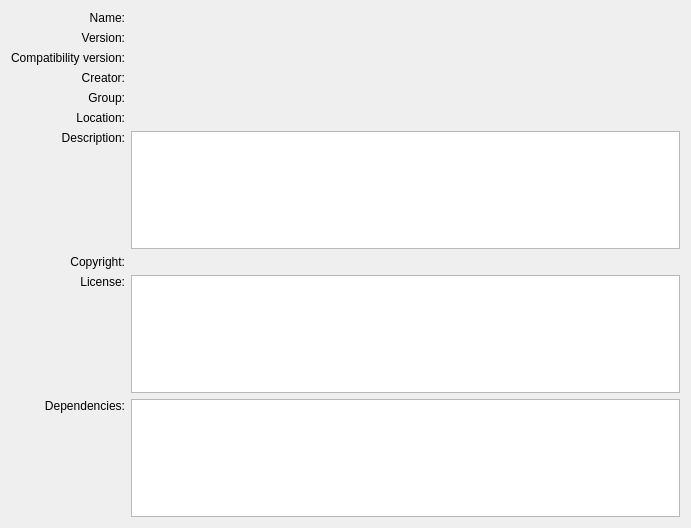
<?xml version="1.0" encoding="UTF-8"?>
<ui version="4.0">
 <class>ExtensionSystem::Internal::PluginDetailsView</class>
 <widget class="QWidget" name="ExtensionSystem::Internal::PluginDetailsView">
  <property name="geometry">
   <rect>
    <x>0</x>
    <y>0</y>
    <width>691</width>
    <height>528</height>
   </rect>
  </property>
  <property name="windowTitle">
   <string>Form</string>
  </property>
  <layout class="QGridLayout" name="gridLayout">
   <item row="6" column="0">
    <layout class="QVBoxLayout" name="verticalLayout_3">
     <item>
      <widget class="QLabel" name="label_15">
       <property name="text">
        <string>Description:</string>
       </property>
       <property name="alignment">
        <set>Qt::AlignRight|Qt::AlignTrailing|Qt::AlignVCenter</set>
       </property>
       <property name="textInteractionFlags">
        <set>Qt::LinksAccessibleByMouse|Qt::TextSelectableByMouse</set>
       </property>
      </widget>
     </item>
     <item>
      <spacer name="verticalSpacer_3">
       <property name="orientation">
        <enum>Qt::Vertical</enum>
       </property>
       <property name="sizeHint" stdset="0">
        <size>
         <width>20</width>
         <height>40</height>
        </size>
       </property>
      </spacer>
     </item>
    </layout>
   </item>
   <item row="8" column="0">
    <layout class="QVBoxLayout" name="verticalLayout_2">
     <item>
      <widget class="QLabel" name="label_17">
       <property name="text">
        <string>License:</string>
       </property>
       <property name="alignment">
        <set>Qt::AlignRight|Qt::AlignTrailing|Qt::AlignVCenter</set>
       </property>
       <property name="textInteractionFlags">
        <set>Qt::LinksAccessibleByMouse|Qt::TextSelectableByMouse</set>
       </property>
      </widget>
     </item>
     <item>
      <spacer name="verticalSpacer_2">
       <property name="orientation">
        <enum>Qt::Vertical</enum>
       </property>
       <property name="sizeHint" stdset="0">
        <size>
         <width>20</width>
         <height>40</height>
        </size>
       </property>
      </spacer>
     </item>
    </layout>
   </item>
   <item row="9" column="0">
    <layout class="QVBoxLayout" name="verticalLayout">
     <item>
      <widget class="QLabel" name="label_13">
       <property name="text">
        <string>Dependencies:</string>
       </property>
       <property name="alignment">
        <set>Qt::AlignRight|Qt::AlignTrailing|Qt::AlignVCenter</set>
       </property>
       <property name="textInteractionFlags">
        <set>Qt::LinksAccessibleByMouse|Qt::TextSelectableByMouse</set>
       </property>
      </widget>
     </item>
     <item>
      <spacer name="spacer">
       <property name="orientation">
        <enum>Qt::Vertical</enum>
       </property>
       <property name="sizeHint" stdset="0">
        <size>
         <width>17</width>
         <height>13</height>
        </size>
       </property>
      </spacer>
     </item>
    </layout>
   </item>
   <item row="4" column="1">
    <widget class="QLabel" name="component">
     <property name="text">
      <string/>
     </property>
     <property name="textInteractionFlags">
      <set>Qt::LinksAccessibleByMouse|Qt::TextSelectableByMouse</set>
     </property>
    </widget>
   </item>
   <item row="6" column="1">
    <widget class="QTextEdit" name="description">
     <property name="tabChangesFocus">
      <bool>true</bool>
     </property>
     <property name="readOnly">
      <bool>true</bool>
     </property>
    </widget>
   </item>
   <item row="8" column="1">
    <widget class="QTextEdit" name="license">
     <property name="tabChangesFocus">
      <bool>true</bool>
     </property>
     <property name="readOnly">
      <bool>true</bool>
     </property>
    </widget>
   </item>
   <item row="2" column="0">
    <widget class="QLabel" name="label_3">
     <property name="text">
      <string>Compatibility version:</string>
     </property>
     <property name="alignment">
      <set>Qt::AlignRight|Qt::AlignTrailing|Qt::AlignVCenter</set>
     </property>
     <property name="textInteractionFlags">
      <set>Qt::LinksAccessibleByMouse|Qt::TextSelectableByMouse</set>
     </property>
    </widget>
   </item>
   <item row="3" column="0">
    <widget class="QLabel" name="label_4">
     <property name="text">
      <string>Creator:</string>
     </property>
     <property name="alignment">
      <set>Qt::AlignRight|Qt::AlignTrailing|Qt::AlignVCenter</set>
     </property>
     <property name="textInteractionFlags">
      <set>Qt::LinksAccessibleByMouse|Qt::TextSelectableByMouse</set>
     </property>
    </widget>
   </item>
   <item row="1" column="0">
    <widget class="QLabel" name="label_2">
     <property name="text">
      <string>Version:</string>
     </property>
     <property name="alignment">
      <set>Qt::AlignRight|Qt::AlignTrailing|Qt::AlignVCenter</set>
     </property>
     <property name="textInteractionFlags">
      <set>Qt::LinksAccessibleByMouse|Qt::TextSelectableByMouse</set>
     </property>
    </widget>
   </item>
   <item row="3" column="1">
    <widget class="QLabel" name="creator">
     <property name="textInteractionFlags">
      <set>Qt::LinksAccessibleByMouse|Qt::TextSelectableByMouse</set>
     </property>
    </widget>
   </item>
   <item row="0" column="0">
    <widget class="QLabel" name="label">
     <property name="text">
      <string>Name:</string>
     </property>
     <property name="alignment">
      <set>Qt::AlignRight|Qt::AlignTrailing|Qt::AlignVCenter</set>
     </property>
     <property name="textInteractionFlags">
      <set>Qt::LinksAccessibleByMouse|Qt::TextSelectableByMouse</set>
     </property>
    </widget>
   </item>
   <item row="1" column="1">
    <widget class="QLabel" name="version">
     <property name="textInteractionFlags">
      <set>Qt::LinksAccessibleByMouse|Qt::TextSelectableByMouse</set>
     </property>
    </widget>
   </item>
   <item row="5" column="1">
    <widget class="QLabel" name="location">
     <property name="wordWrap">
      <bool>false</bool>
     </property>
     <property name="textInteractionFlags">
      <set>Qt::TextBrowserInteraction</set>
     </property>
    </widget>
   </item>
   <item row="2" column="1">
    <widget class="QLabel" name="compatVersion">
     <property name="textInteractionFlags">
      <set>Qt::LinksAccessibleByMouse|Qt::TextSelectableByMouse</set>
     </property>
    </widget>
   </item>
   <item row="7" column="0">
    <widget class="QLabel" name="label_5">
     <property name="text">
      <string>Copyright:</string>
     </property>
     <property name="alignment">
      <set>Qt::AlignRight|Qt::AlignTrailing|Qt::AlignVCenter</set>
     </property>
     <property name="textInteractionFlags">
      <set>Qt::LinksAccessibleByMouse|Qt::TextSelectableByMouse</set>
     </property>
    </widget>
   </item>
   <item row="7" column="1">
    <widget class="QLabel" name="copyright">
     <property name="textInteractionFlags">
      <set>Qt::LinksAccessibleByMouse|Qt::TextSelectableByMouse</set>
     </property>
    </widget>
   </item>
   <item row="0" column="1">
    <widget class="QLabel" name="name">
     <property name="textInteractionFlags">
      <set>Qt::LinksAccessibleByMouse|Qt::TextSelectableByMouse</set>
     </property>
    </widget>
   </item>
   <item row="9" column="1">
    <widget class="QListWidget" name="dependencies"/>
   </item>
   <item row="5" column="0">
    <widget class="QLabel" name="label_7">
     <property name="text">
      <string>Location:</string>
     </property>
     <property name="alignment">
      <set>Qt::AlignRight|Qt::AlignTrailing|Qt::AlignVCenter</set>
     </property>
     <property name="textInteractionFlags">
      <set>Qt::LinksAccessibleByMouse|Qt::TextSelectableByMouse</set>
     </property>
    </widget>
   </item>
   <item row="4" column="0">
    <widget class="QLabel" name="label_16">
     <property name="text">
      <string>Group:</string>
     </property>
     <property name="alignment">
      <set>Qt::AlignRight|Qt::AlignTrailing|Qt::AlignVCenter</set>
     </property>
     <property name="textInteractionFlags">
      <set>Qt::LinksAccessibleByMouse|Qt::TextSelectableByMouse</set>
     </property>
    </widget>
   </item>
  </layout>
  <zorder>component</zorder>
  <zorder>description</zorder>
  <zorder>license</zorder>
  <zorder>label_3</zorder>
  <zorder>label_4</zorder>
  <zorder>label_2</zorder>
  <zorder>creator</zorder>
  <zorder>label</zorder>
  <zorder>version</zorder>
  <zorder>location</zorder>
  <zorder>compatVersion</zorder>
  <zorder>label_5</zorder>
  <zorder>copyright</zorder>
  <zorder>name</zorder>
  <zorder>dependencies</zorder>
  <zorder>label_7</zorder>
  <zorder>label_16</zorder>
 </widget>
 <resources/>
 <connections/>
</ui>
